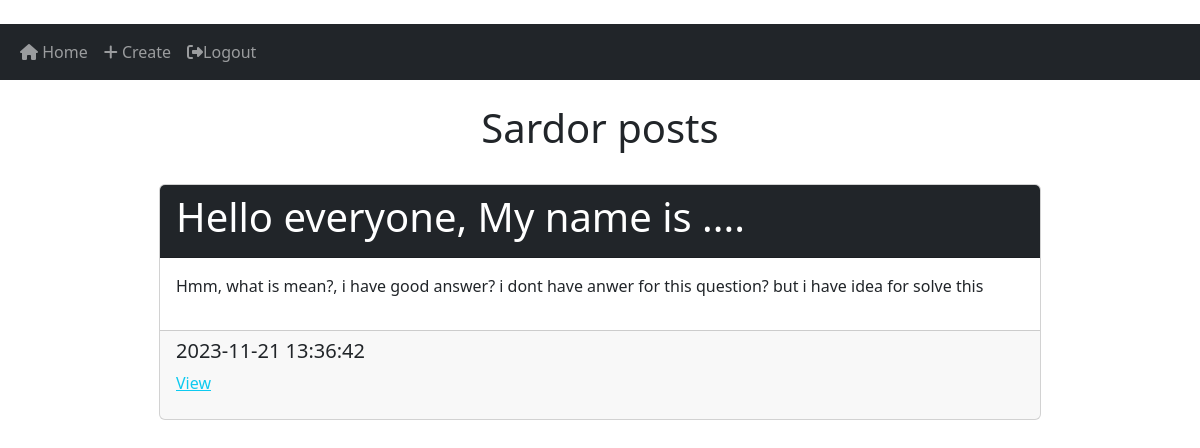
The app's page /posts/Sardor (signed in) with its own data.
### website/models.py (models this page shows)
class User(db.Model, UserMixin):
    id = db.Column(db.Integer, primary_key=True)
    email = db.Column(db.String(150), unique=True)
    username = db.Column(db.String(150), unique=True)
    password = db.Column(db.String(50))
    date_created = db.Column(db.DateTime(timezone=True), default=func.now())
    posts = db.relationship('Post', backref='usercha', passive_deletes=True)  #backref is important part!!!

class Post(db.Model):
    id = db.Column(db.Integer, primary_key=True)
    title = db.Column(db.String)  #learn
    text = db.Column(db.Text, nullable=False) #nullable mean is if input is empty
    author_id = db.Column(db.Integer(), db.ForeignKey('user.id', ondelete="CASCADE"), nullable=False) #please find more information for this line
    date_created = db.Column(db.DateTime(timezone=True), default=func.now())
    comments = db.relationship('Comment', backref='comentcha', passive_deletes=True)

### website/views.py (the view)
@views.route('/posts/<username>')
@login_required
def user_posts(username):
    target_user = User.query.filter_by(username=username).first()
    if not target_user:
        flash('This useraname is not exist', category='error')
        return redirect(url_for('views.home'))
    else:
        posts = target_user.posts
        if target_user.username == current_user.username:
            username = 'My'
        return render_template('user_posts.html', username=username, user_posts=posts, user=current_user)

### website/__init__.py (called while the page is built)
def create_app():
    app = Flask(__name__)
    app.config['SECRET_KEY'] = 'asdsadsadasfasdasda'
    app.config['SQLALCHEMY_DATABASE_URI'] = f'sqlite:///{DB_NAME}'
    db.init_app(app)
    from .views import views
    from .auth import auth
    from .models import User, Post
    with app.app_context():
        db.create_all()
    app.register_blueprint(views, url_prefix='/')
    app.register_blueprint(auth, url_prefix='/')
    login_manager = LoginManager()
    login_manager.login_view = 'auth.login'
    login_manager.init_app(app)
    @login_manager.user_loader
    def load_user(id):
        return User.query.get(int(id))
    return app

### website/templates/user_posts.html (shortened to what this page needs)
﻿{% extends 'base.html' %}
{% block content %}
<br>
<div class="text-center w-50 mx-auto">
    <h1>{{ username }} posts</h1>
</div>
{% for post in user_posts[::-1] %}
    <br>
    <div class="post card mb-3 w-75 mx-auto">
        <div class="card-title card-header bg-dark text-white">
            <h1>{{ post.title[:50] }}</h1>
        </div>
        <div class="card-body">
            <p>{{ post.text[:200] }}<p>
        </div>
        <div class="card-footer">
            <h5>{{ post.date_created }}</h5>
            <p><a href="/post/{{ post.id }}" class="link-info">View</a></p>
        </div>
    </div>
    <br>
{% endfor %}
{% endblock %}

### records on screen
User: username "Sardor"
Post: title "Hello everyone, My name is ....", text "Hmm, what is mean?, i have good answer? i dont have anwer for this question? but i have idea for solve this", date_created "2023-11-21 13:36:42"
